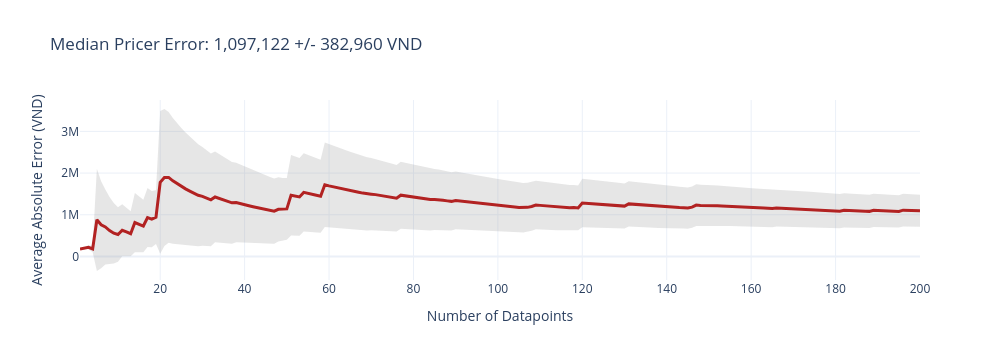
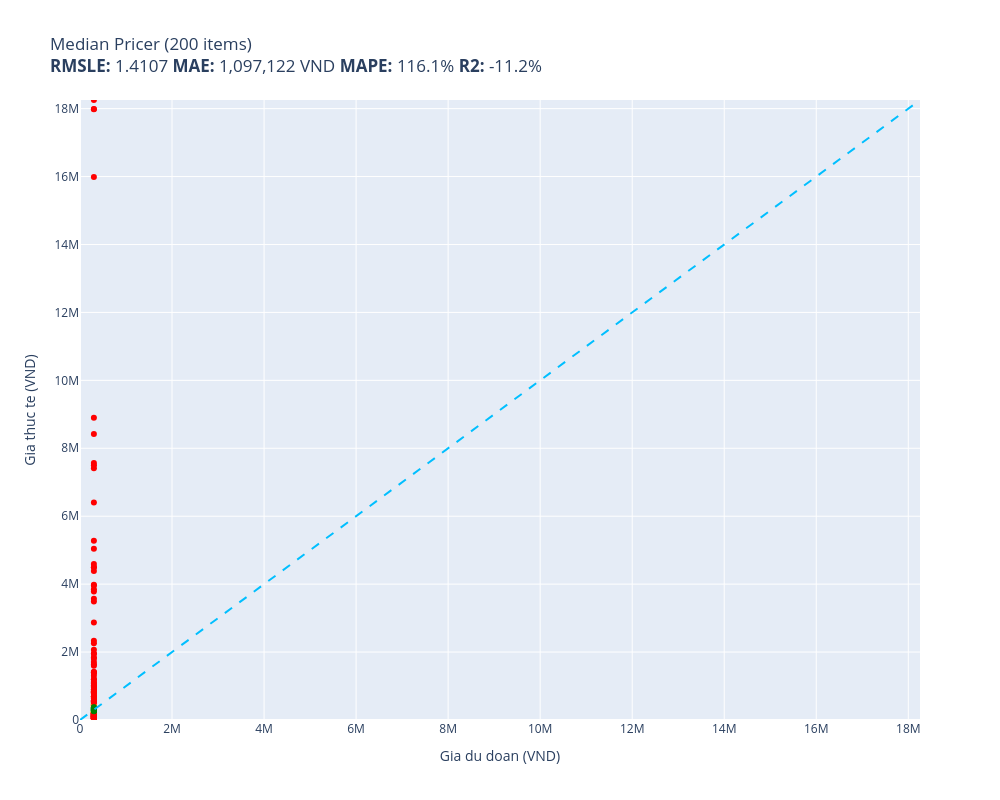

Source (notebook cell) for these figures, in order:
### Code cell
training_median = float(np.median(train_prices))
print(f"Training median: {training_median:,.0f} VND")

def median_pricer(item):
    return training_median

results_median = evaluate(median_pricer, test)

### Figure 1 — Plotly figure (JSON) as saved in the notebook; plotly's stock layout.template omitted (floating-point values rounded to 4 significant figures; data arrays with more than 128 entries replaced by an {"elided": "..."} marker saying what was removed)
{"data": [{"fill": "toself", "fillcolor": "rgba(128,128,128,0.2)", "hoverinfo": "skip", "line": {"color": "rgba(255,255,255,0)"}, "name": "95% CI", "showlegend": false, "type": "scatter", "x": {"elided": "400 int values"}, "y": {"elided": "400 float values"}}, {"customdata": {"elided": "200x1 float values"}, "hovertemplate": "n=%{x}<br>Avg Error=%{y:,.0f} VND<br>+/-95% CI=%{customdata[0]:,.0f} VND<extra></extra>", "line": {"color": "firebrick", "width": 3}, "mode": "lines", "name": "Cumulative Avg Error", "type": "scatter", "x": {"elided": "200 int values"}, "y": {"elided": "200 float values"}}], "layout": {"height": 360, "showlegend": false, "title": {"text": "Median Pricer Error: 1,097,122 +/- 382,960 VND"}, "width": 1000, "xaxis": {"title": {"text": "Number of Datapoints"}}, "yaxis": {"title": {"text": "Average Absolute Error (VND)"}}}}

### Figure 2 — Plotly figure (JSON) as saved in the notebook; plotly's stock layout.template omitted (floating-point values rounded to 4 significant figures; data arrays with more than 128 entries replaced by an {"elided": "..."} marker saying what was removed)
{"data": [{"customdata": [["Thùng lưu trữ, hộp đựng đồ đa năng bằng ...\nDu doan: 302,000 VND\nThuc te: 479,400 VND"], ["COMBO 10 QUẦN ĐIỀU HÒA THÔNG HƠI 5083\nDu doan: 302,000 VND\nThuc te: 245,000 VND"], ["KHĂN CHOÀNG CASHMERE CAO CẤP CAS15\nDu doan: 302,000 VND\nThuc te: 223,000 VND"], ["Quần Kaki nam Khatoco Q2M578R1-CNRE598-2...\nDu doan: 302,000 VND\nThuc te: 433,500 VND"], ["KHĂN CHOÀNG CASHMERE CAO CẤP CAS34\nDu doan: 302,000 VND\nThuc te: 223,000 VND"], ["Đồ Chơi Tay Cầm Âm Nhạc 2 TOONYKIDS - Đồ...\nDu doan: 302,000 VND\nThuc te: 223,500 VND"], ["Miếng Kính Cường Lực Chống Nhìn Trộm cho...\nDu doan: 302,000 VND\nThuc te: 449,999 VND"], ["Combo hộp   3 món  đeo tay  xinh xắn  ph...\nDu doan: 302,000 VND\nThuc te: 219,000 VND"], ["Tấm dán patch_velcro treo tường\nDu doan: 302,000 VND\nThuc te: 220,000 VND"], ["Gối Cao Su Non Chống Méo Đầu Cho Bé\nDu doan: 302,000 VND\nThuc te: 225,000 VND"], ["Dầu gội nam Home Scape Care giảm gàu chă...\nDu doan: 302,000 VND\nThuc te: 235,000 VND"], ["Rượu Vang Chile Yali Wetland Reserva Cab...\nDu doan: 302,000 VND\nThuc te: 450,000 VND"], ["AirTag Charm Strap hàng chính hãng Bone\nDu doan: 302,000 VND\nThuc te: 245,000 VND"], ["Gấu Bông Đựng Khăn Giấy và Sọt Rác Tiện ...\nDu doan: 302,000 VND\nThuc te: 250,000 VND"], ["Bình Uống Nước Cho Bé LocknLock HAP916 4...\nDu doan: 302,000 VND\nThuc te: 407,700 VND"], ["Bao da dành cho Samsung Galaxy Tab S6 10...\nDu doan: 302,000 VND\nThuc te: 227,500 VND"], ["Giày tây Giày lười nam hàn quốc đai kim ...\nDu doan: 302,000 VND\nThuc te: 222,000 VND"], ["(ẢNH THẬT) Tranh treo tường núi non hùng...\nDu doan: 302,000 VND\nThuc te: 250,000 VND"], ["Cavat 8cm bản lớn Hàn Quốc cao cấp, kẻ x...\nDu doan: 302,000 VND\nThuc te: 220,000 VND"], ["[Hàng Chính Hãng] Loa SoundMax A180/2...\nDu doan: 302,000 VND\nThuc te: 455,000 VND"], ["Đèn pin đội đầu j78 chiếu xa ánh sáng mạ...\nDu doan: 302,000 VND\nThuc te: 379,000 VND"], ["Ugreen UG80110CM261TK bộ chuyển RS232 ra...\nDu doan: 302,000 VND\nThuc te: 441,000 VND"], ["Bộ combo Vệ Sinh & Khửi mùi Giày Dép Sne...\nDu doan: 302,000 VND\nThuc te: 229,000 VND"], ["Bông tẩy tế bào chết và dưỡng ẩm da cho ...\nDu doan: 302,000 VND\nThuc te: 430,000 VND"], ["Wekki Đồ Chơi Lắp Ráp Tiệm Đá Bào Wk5060...\nDu doan: 302,000 VND\nThuc te: 499,000 VND"], ["Ly  Thuỷ Tinh Pha Lê Ý RCR 360ml\nDu doan: 302,000 VND\nThuc te: 382,000 VND"], ["Tông đơ chấn viền Kemei KM-2299 lưỡi cắt...\nDu doan: 302,000 VND\nThuc te: 499,000 VND"], ["KEM CHỐNG NẮNG DƯỠNG DA VITAMIN - INICO ...\nDu doan: 302,000 VND\nThuc te: 380,000 VND"], ["Bao Case Ốp Cứng Trong Suốt PC bảo vệ ch...\nDu doan: 302,000 VND\nThuc te: 250,000 VND"], ["Máy lọc không khí xe hơi ô tô công nghệ ...\nDu doan: 302,000 VND\nThuc te: 425,000 VND"], ["Kính râm nam Solex chữ H Mắt kính thủy t...\nDu doan: 302,000 VND\nThuc te: 469,000 VND"]], "hovertemplate": "%{customdata[0]}<extra></extra>", "legendgroup": "orange", "marker": {"color": "orange", "size": 6, "symbol": "circle"}, "mode": "markers", "name": "orange", "orientation": "v", "showlegend": true, "type": "scatter", "x": [302000.0, 302000.0, 302000.0, 302000.0, 302000.0, 302000.0, 302000.0, 302000.0, 302000.0, 302000.0, 302000.0, 302000.0, 302000.0, 302000.0, 302000.0, 302000.0, 302000.0, 302000.0, 302000.0, 302000.0, 302000.0, 302000.0, 302000.0, 302000.0, 302000.0, 302000.0, 302000.0, 302000.0, 302000.0, 302000.0, 302000.0], "xaxis": "x", "y": [479400, 245000, 223000, 433500, 223000, 223500, 449999, 219000, 220000, 225000, 235000, 450000, 245000, 250000, 407700, 227500, 222000, 250000, 220000, 455000, 379000, 441000, 229000, 430000, 499000, 382000, 499000, 380000, 250000, 425000, 469000], "yaxis": "y"}, {"customdata": {"elided": "148x1 str values"}, "hovertemplate": "%{customdata[0]}<extra></extra>", "legendgroup": "red", "marker": {"color": "red", "size": 6, "symbol": "circle"}, "mode": "markers", "name": "red", "orientation": "v", "showlegend": true, "type": "scatter", "x": {"elided": "148 float values"}, "xaxis": "x", "y": {"elided": "148 int values"}, "yaxis": "y"}, {"customdata": [["Phần Mềm Diệt Virus Trend Micro Maximum ...\nDu doan: 302,000 VND\nThuc te: 360,000 VND"], ["Ugreen UG30771US230TK card mạng PCI-e 1x...\nDu doan: 302,000 VND\nThuc te: 284,000 VND"], ["Sạc Tương Thích Cho Laptop Hp Pavilion 1...\nDu doan: 302,000 VND\nThuc te: 341,000 VND"], ["Bàn Phím Tương Thích Cho Laptop Lenovo -...\nDu doan: 302,000 VND\nThuc te: 269,000 VND"], ["Dây đai du lịch Master Lock 4701EURDGRN ...\nDu doan: 302,000 VND\nThuc te: 324,000 VND"], ["Áo Bóng Đá Retro Real Madrid 2006/2007 -...\nDu doan: 302,000 VND\nThuc te: 299,000 VND"], ["COMBO 2 ĐÈN TƯỜNG TRANG TRÍ TRONG NHÀ MS...\nDu doan: 302,000 VND\nThuc te: 295,000 VND"], ["Chuột máy tính có dây Gaming Newmen GX6,...\nDu doan: 302,000 VND\nThuc te: 365,000 VND"], ["Cặp Đựng Laptop Chống Sốc Cao Cấp, Cặp Đ...\nDu doan: 302,000 VND\nThuc te: 325,000 VND"], ["Bộ Pyjama HUONGTAM Phi tay dài nam cao c...\nDu doan: 302,000 VND\nThuc te: 259,000 VND"], ["Chân váy công sở dáng đuôi cá, Lưng cao,...\nDu doan: 302,000 VND\nThuc te: 349,000 VND"], ["Dép Sandal nam da bò nhập khẩu nguyên tấ...\nDu doan: 302,000 VND\nThuc te: 301,000 VND"], ["Serum Prettyskin B5 Phục Hồi, Dưỡng Sáng...\nDu doan: 302,000 VND\nThuc te: 375,000 VND"], ["Túi xách công sở nam dọc cao cấp chống t...\nDu doan: 302,000 VND\nThuc te: 299,000 VND"], ["Vỏ Hột Quẹt Bật Lửa Xăng Đá Zorro ZC5-6 ...\nDu doan: 302,000 VND\nThuc te: 342,700 VND"], ["Bàn Phím dùng cho Laptop ACER Extensa 25...\nDu doan: 302,000 VND\nThuc te: 271,170 VND"], ["Giày Sandal Nữ BIGGBEN Da Bò Thật SDN62\nDu doan: 302,000 VND\nThuc te: 289,000 VND"], ["Gối Tựa Lưng Massage Túi Khí Kéo Dãn,Tíc...\nDu doan: 302,000 VND\nThuc te: 319,000 VND"], ["COMBO 2 Sợi Dây Buộc Tóc ADIDAS ADAC-165...\nDu doan: 302,000 VND\nThuc te: 332,000 VND"], ["Combo kem bôi da thuần mộc ngừa rôm sảy ...\nDu doan: 302,000 VND\nThuc te: 270,000 VND"], ["Đồ chơi lắp ráp Mô hình máy bay ném bom ...\nDu doan: 302,000 VND\nThuc te: 299,000 VND"]], "hovertemplate": "%{customdata[0]}<extra></extra>", "legendgroup": "green", "marker": {"color": "green", "size": 6, "symbol": "circle"}, "mode": "markers", "name": "green", "orientation": "v", "showlegend": true, "type": "scatter", "x": [302000.0, 302000.0, 302000.0, 302000.0, 302000.0, 302000.0, 302000.0, 302000.0, 302000.0, 302000.0, 302000.0, 302000.0, 302000.0, 302000.0, 302000.0, 302000.0, 302000.0, 302000.0, 302000.0, 302000.0, 302000.0], "xaxis": "x", "y": [360000, 284000, 341000, 269000, 324000, 299000, 295000, 365000, 325000, 259000, 349000, 301000, 375000, 299000, 342700, 271170, 289000, 319000, 332000, 270000, 299000], "yaxis": "y"}, {"hoverinfo": "skip", "line": {"color": "deepskyblue", "dash": "dash", "width": 2}, "mode": "lines", "name": "y = x", "showlegend": false, "type": "scatter", "x": [0, 18254000], "y": [0, 18254000]}], "layout": {"height": 800, "legend": {"title": {"text": "color"}, "tracegroupgap": 0}, "showlegend": false, "title": {"text": "Median Pricer (200 items)<br><b>RMSLE:</b> 1.4107 <b>MAE:</b> 1,097,122 VND <b>MAPE:</b> 116.1% <b>R2:</b> -11.2%"}, "width": 1000, "xaxis": {"anchor": "y", "domain": [0, 1], "range": [0, 18254000], "title": {"text": "Gia du doan (VND)"}}, "yaxis": {"anchor": "x", "domain": [0, 1], "range": [0, 18254000], "title": {"text": "Gia thuc te (VND)"}}}}
